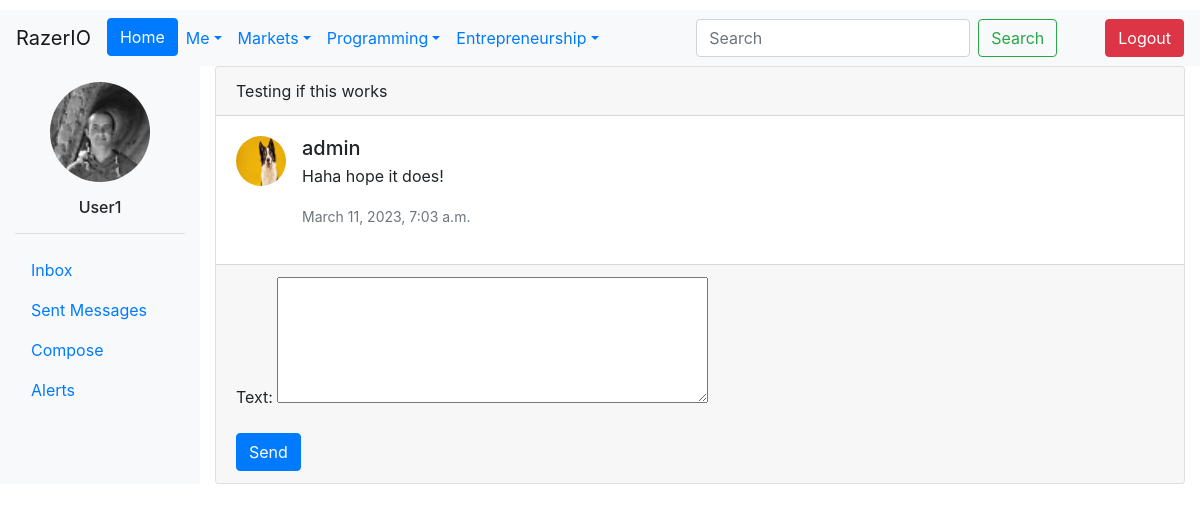
Screenshot of /conversation/31 (signed in) with the database file from the repository.
### Users/models.py (models this page shows, shortened)
class CustomUser(AbstractUser):
    Bio = models.CharField(max_length=240, default='')
    Salary = models.IntegerField(default=0)
    Company = models.ForeignKey('Company.Company', on_delete=models.CASCADE,
                                   null=True, blank=True)
    Country = models.ForeignKey(Country, on_delete=models.CASCADE, null=True)
    Region = models.ForeignKey(Region, on_delete=models.CASCADE, null=True)
    ProfilePic = models.ImageField(upload_to=upload_to, null=True, blank=True)
    Skill = models.ManyToManyField(Skill, through="User_Skill")

### MessagingAlerts/models.py (models this page shows, shortened)
class Conversation(models.Model):
    participants = models.ManyToManyField(User, through='Participant', related_name='conversations')
    created_at = models.DateTimeField(auto_now_add=True)
    subject = models.TextField(max_length=256, blank=True, null=True)

class Message(models.Model):
    sender = models.ForeignKey(User, on_delete=models.CASCADE, related_name='send_messages')
    content = models.TextField(max_length=10000)
    timestamp = models.DateTimeField(auto_now_add=True)
    conversation = models.ForeignKey(Conversation, on_delete=models.CASCADE)

### MessagingAlerts/views.py (the view)
# urls.py: path('conversation/<int:id>', conversation, name='conversation'),
@login_required
def conversation(request, id):
    user = request.user
    conversation = get_object_or_404(Conversation, id=id)
    participants = conversation.participants.all()
    if user not in participants:
        return render(request, 'unauthorized_conversation.html')
    messages = conversation.message_set.order_by('timestamp')
    if request.method == "POST":
        form = SendMessageForm(request.POST)
        if form.is_valid():
            message = form.save(commit=False)
            message.conversation = conversation
            message.sender = user
            message.content = form.cleaned_data['content']
            message.save()
            return redirect('conversation', id=id)
    else:
            form = SendMessageForm(initial={'conversation': conversation})
    context = {
        'conversation':conversation,
        'messages':messages,
        'form':form,
    }
    return render(request, 'conversation.html', context=context)

### MessagingAlerts/forms.py
class SendMessageForm(forms.ModelForm):
    content = forms.CharField(widget=forms.Textarea(attrs={'rows':5}), label='Text')
    class Meta:
        model = Message
        fields = ['content']

### templates/conversation.html (shortened to what this page needs)
{% extends 'base.html' %}
{% load static %}
{% block content %}
<div class="container-fluid">
  <div class="row">
<div class="col-md-2 col-sm-3 bg-light">
  <div class="pt-3">
    {% if request.user.ProfilePic %}
      <img src="{{ request.user.ProfilePic.url }}" alt="Profile Image" class="rounded-circle mx-auto d-block img-fluid" width="100">
    {% else %}
      <img src="{% static 'img/pfp.jpg' %}" alt="Profile Image" class="rounded-circle mx-auto d-block img-fluid" width="100">
    {% endif %}
    <h6 class="text-center mt-3">{{ request.user.username }}</h6>
  </div>
  <hr>
  <ul class="nav flex-column">
      <li class="nav-item">
        <a class="nav-link" href="{% url 'inbox' %}">Inbox</a>
      </li>
      <li class="nav-item">
        <a class="nav-link" href="{% url 'outbox' %}">Sent Messages</a>
      </li>
      <li class="nav-item">
        <a class="nav-link" href="{% url 'new_conversation' %}">Compose</a>
      </li>
      <li class="nav-item">
        <a class="nav-link" href="{% url 'alerts' %}">Alerts</a>
      </li>
    </ul>
</div>
<div class="col-md-10 col-sm-9">
  <div class="card">
    <div class="card-header">{{ conversation.subject }}</div>
    <div class="card-body">
      <ul class="list-unstyled">
        {% for message in messages %}
          <li class="media">
            {% if message.sender.ProfilePic %}
                <img src="{{ message.sender.ProfilePic.url }}" class="mr-3 rounded-circle" alt="{{ message.sender.username }}" width="50" height="50">
            {% else %}
                <img src="#" class="mr-3 rounded-circle" alt="{{ message.sender.username }}" width="50" height="50">
            {% endif %}
            <div class="media-body">
              <h5 class="mt-0 mb-1">{{ message.sender.username }}</h5>
              <p>{{ message.content }}</p>
              <small class="text-muted">{{ message.timestamp }}</small>
            </div>
          </li>
        {% endfor %}
      </ul>
    </div>
    <div class="card-footer">
      <form method="POST" action="">
        {{ form.as_p }}
        <button type="submit" class="btn btn-primary">Send</button>
      </form>
    </div>
  </div>
</div>
  </div>
</div>
{% endblock %}

### rows the page displays
CustomUser: user.username "User1"
Conversation: subject "Testing if this works"
Message: sender.ProfilePic (picture), sender.username "admin", content "Haha hope it does!", timestamp "March 11, 2023, 7:03 a.m."
